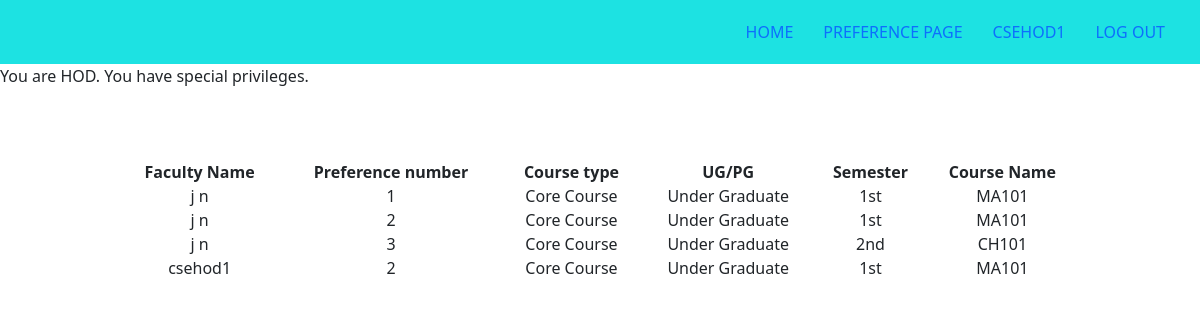
/ (signed in), run on the app's committed database.
### allocator/models.py (models this page shows, shortened)
class Preference(models.Model):
    user = models.ForeignKey(User,on_delete = models.CASCADE)
    preference_num = models.CharField(max_length=1,choices = [('1','1'),('2','2'),('3','3')])
    course_type = models.CharField(max_length=20,choices = course_type_choice)
    semester = models.CharField(max_length=3)
    course_name = models.CharField(max_length=100)
    ug_pg = models.CharField(max_length = 30,choices = graduate_choice)

### allocator/views.py (the view)
# urls.py: path('',views.home,name="home"),
def home(request):
	params ={
		'hi':'hello'
	}
	if request.user.is_authenticated:
		profile = Profile.objects.get(user=request.user)
		if profile.designation=='HOD':
			teachers = Profile.objects.filter(department = profile.department)
			preferences = Preference.objects.filter(user__profile__in = teachers).order_by('user','course_type','preference_num')
			params = {
				'preferences':preferences,
				'teachers':teachers
				}
		return render(request,'home.html',params)
	return render(request,'home.html',params)

### allocator/preprocessor.py (called while the page is built)
def preload_infos(request):
    if request.user.is_authenticated:
        profile = Profile.objects.get(user = request.user)
        return {'profile':profile}
    return {}

### course_allocator/emaillogin.py (called while the page is built)
    def get_user(self, user_id):
        try:
            user = UserModel.objects.get(pk=user_id)
        except UserModel.DoesNotExist:
            return None
        return user if self.user_can_authenticate(user) else None

### templates/home.html (shortened to what this page needs)
{% extends 'base.html' %}
{% block content %}
    {% if user.is_authenticated %}
    {% if profile.designation == 'HOD' %}
    You are HOD. You have special privileges.
    <br><br><br><br>
    <center>
        <table style="width:80%;text-align: center;">
            <tr>
                <th>Faculty Name </th>
                <th> Preference number </th>
                <th> Course type</th>
                <th> UG/PG </th>
                <th> Semester </th>
                <th> Course Name</th>
            </tr>
            {% for pre in preferences %}
            <tr>
                <td> {{pre.user.first_name }} {{pre.user.last_name }}</td>
                <td> {{ pre.preference_num }}</td>
                <td> {{ pre.get_course_type_display }}</td>
                <td> {{ pre.get_ug_pg_display }}</td>
                <td> {{pre.semester }}</td>
                <td> {{ pre.course_name }}</td>
            </tr>
            {% endfor %}
        </table>
    </center>
{% endif %}
    {% else %}
        You are logged out
    {% endif %}<br>
{% endblock %}

### templates/navigation.html
<div class="navigation">
    <a href="{% url 'home' %}">Home </a>
    {% if user.is_authenticated %}
        <a href="{% url 'preference' %}"> Preference Page</a>
        <a href="{% url 'profile' user.username %}"> {{ user.first_name }} {{user.last_name}}</a>
        <a href="{% url 'logout' %}"> Log Out </a>
    {% else %}
        <a href="{% url 'login' %}">Log In </a>
        <a href="{% url 'signup' %}"> Sign Up </a>
    {% endif %}
</div>

### static/css/index.css (style rules this page uses)
* { margin:0; padding:0; }
.navigation { display: flex; justify-content: flex-end; padding:20px; background:rgb(29, 226, 226) }
.navigation>a { margin:0px 15px; text-decoration:none; font-weight:1.3em; text-transform: uppercase; }

### static/css/profile.css (style rules this page uses)
* { box-sizing: border-box; }
body { margin: 0; background-color: rgb(203, 216, 214); }

### data on the page
Preference: user.first_name "j", user.last_name "n", preference_num "1", course_type "Core Course", ug_pg "Under Graduate", semester "1st", course_name "MA101"
Preference: user.first_name "j", user.last_name "n", preference_num "2", course_type "Core Course", ug_pg "Under Graduate", semester "1st", course_name "MA101"
Preference: user.first_name "j", user.last_name "n", preference_num "3", course_type "Core Course", ug_pg "Under Graduate", semester "2nd", course_name "CH101"
Preference: user.first_name "csehod1", preference_num "2", course_type "Core Course", ug_pg "Under Graduate", semester "1st", course_name "MA101"

### other printed values
{{ user.first_name }} "CSEHOD1"
